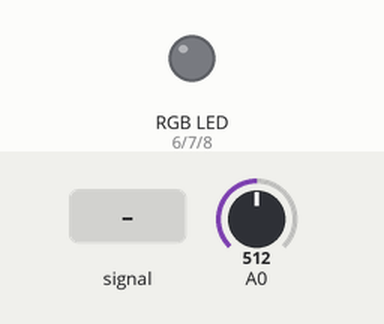
This sketch was run on a simulated Arduino Uno, built with avr-gcc and run on an emulated ATmega328P. Parts: an RGB LED mixed from three pins (HIGH = lit). The inputs (shaded band) are chosen by the test bench; at power-on: A0 = 512.

Above: at 1.2 s.
1.3 s: A0 fed a 200 Hz sine of ±81 counts around its level
At 1.63 s:
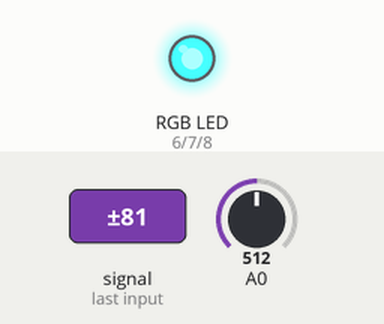
4.3 s: A0 set to 113
7.3 s: A0 set to 96
At 8.7 s:
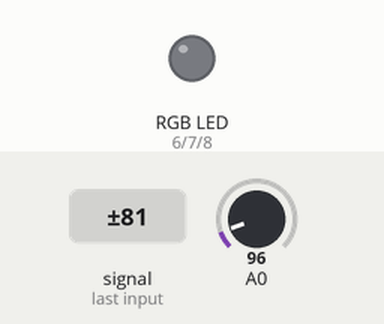
Timing chart, 0 to 10.3 s (numbered marks = the images above; inputs shaded):
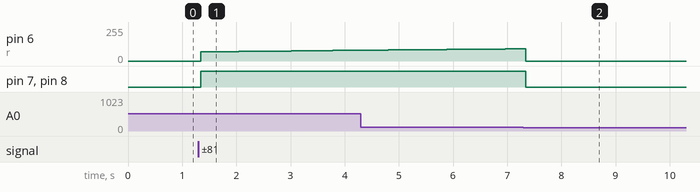

Measured:
- the behaviour switches between 107 and 106 on A0 (found by bisection; images 1 and 2)
- after the input at 1.3 s, pin 6 (r): moves from 0/255 to 80/255 over 2.7 s, starting at once; pin 7 (g), pin 8 (b): LOW → HIGH at once
- after the input at 7.3 s, pin 7 (g), pin 8 (b): HIGH → LOW after 0.05 s

The sketch:

medley.ino
```cpp
// clap-on, clap-off LED
// attiny44 version
// based on code by klb

// electret microphone on GND and Pin0
// RGB LED on pins 6,7,8 (can use PWM)
int r = 6;
int g = 7;
int b = 8;

int aDiff, aDiff2, sensitivity;
bool isOn;

void setup() {
  pinMode(r, OUTPUT);
  pinMode(g, OUTPUT);
  pinMode(b, OUTPUT);
  pinMode(A0, INPUT);
  digitalWrite(A0, HIGH); // pull down
  sensitivity = 3;
  isOn = false;
}

void loop() {
  int n = 500;
  int aRead, aMax = 0, aMin = 1023;
  for( int i=0; i<n; i++) {
    aRead = analogRead(A0);
    if( aRead < aMin) {
      aMin = aRead;
    }
    if( aRead > aMax ) {
      aMax = aRead;
    }
  }

  aDiff = aMax - aMin;
  if( aDiff > aDiff2 * sensitivity ) {
    isOn = !isOn;
  }
  aDiff2 = aDiff;
  int red, green, blue = 0;
  if( isOn ) {
    float t = (float) millis();
    // suppress dominant red
    red = 64+floor(64*sin(t * PI / 50000));
    green = 128+floor(128*sin(t * PI / 60000));
    blue = 128+floor(128*sin(t * PI / 70000));
  } else {
    red = green = blue = 0;
  }
  analogWrite(r, red);
  analogWrite(g, green);
  analogWrite(b, blue);
}
```
